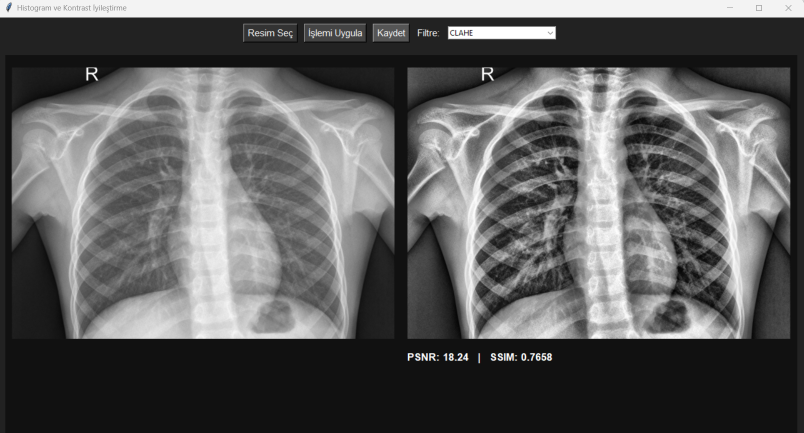
#> input picture img1.png, 1607 x 865 px (shown at 1/2 size)
$ python -i image_app.py   (imports and definitions only)
#> lines starting #> are read from the running program, lines starting #| are printed output that depends on the picture
#> further down, picture is the input picture: shape (865, 1607, 3); mean B, G, R 95.1, 95.1, 95.1
import cv2
import tkinter as tk
from tkinter import filedialog, ttk
from PIL import Image, ImageTk
import numpy as np
from skimage.metrics import peak_signal_noise_ratio, structural_similarity


#  RENKLİ GÖRÜNTÜLERDE HISTOGRAM EŞİTLEME (HER KANALA AYRI UYGULANIR)
def apply_equalization(img):
    # B, G, R kanallarına ayırma
    b, g, r = cv2.split(img)

    # Her kanala histogram eşitleme
    b_eq = cv2.equalizeHist(b)
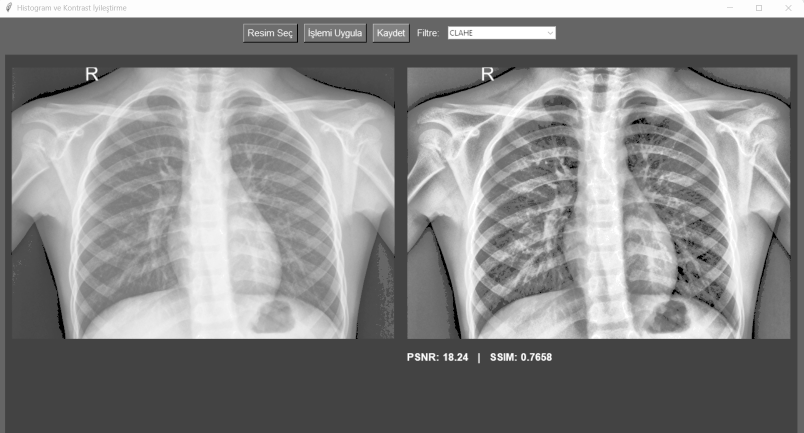
#> b_eq: shape (865, 1607) (shown at 1/2 size); min 0, max 255, mean 137.3
    g_eq = cv2.equalizeHist(g)
    r_eq = cv2.equalizeHist(r)

    # Kanalları geri birleştirme
    return cv2.merge((b_eq, g_eq, r_eq))

#  RENKLİ CLAHE UYGULAMASI (DOĞAL VE KALİTELİ SONUÇ)
# [10 lines left out: function apply_CLAHE, not called in this run]

#  ANA UYGULAMA SINIFI
class HistogramApp:
    # [126 lines left out: functions __init__, load_image, apply_filter, save_image, show_images, resize_fit_for_canvas, not called in this run]


#  PROGRAM BAŞLANGICI
# [1 line not run here, left out]
# [1 line that did not run here, left out]
# [1 line not run here, left out]

>>> import cv2
>>> picture = cv2.imread('img1.png')
>>> result = apply_equalization(picture)
